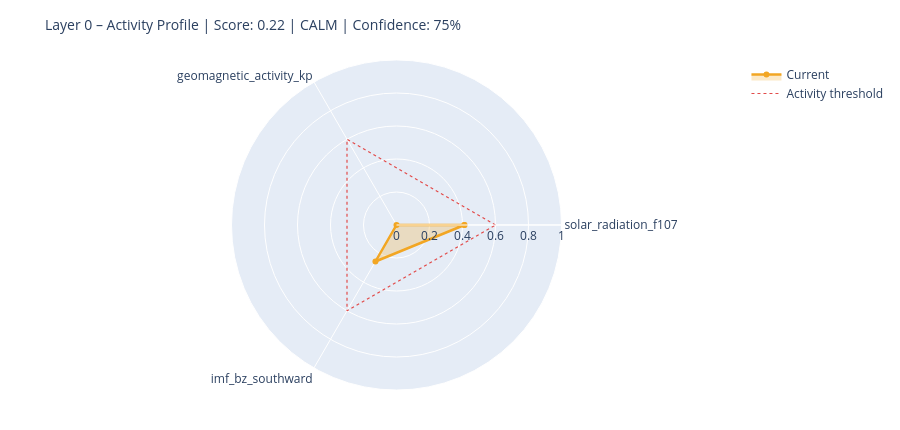

This figure's notebook cell:
### Markdown cell above
---
## 6. State Assessment & Handoff to Layer 1

### Code cell
# ============================================================
# STEP 1 – Collect raw values with source modes
# Mode: 'primary' | 'fallback_3h' | 'last_valid' | 'missing'
# ============================================================

def safe_last(df, col):
    if df is None or col not in df.columns: return None
    s = df[col].dropna()
    return float(s.iloc[-1]) if not s.empty else None

f107_now = safe_last(df_f107, 'f10.7')
bz_now   = safe_last(df_mag,  'bz_gsm')
kp_now   = safe_last(df_kp,   'kp')
sw_now   = safe_last(df_sw,   'speed')

source_modes = {
    'F10.7':    'primary'  if f107_now is not None else 'missing',
    'Kp':       'primary'  if kp_now   is not None else 'missing',
    'IMF_Bz':   'primary'  if bz_now   is not None else 'missing',
    'SW_speed': 'primary'  if sw_now   is not None else 'missing',
}

# Kp Fallback – 3h endpoint
if kp_now is None:
    try:
        r = requests.get(
            'https://services.swpc.noaa.gov/json/noaa-planetary-k-index.json',
            timeout=10)
        r.raise_for_status()
        fb = pd.DataFrame(r.json())
        tc = next((c for c in fb.columns if 'time' in c.lower()), fb.columns[0])
        kc = next((c for c in fb.columns if 'kp' in c.lower() and c != tc), None)
        if kc:
            fb[kc] = fb[kc].astype(str).str.extract(r'([0-9]+(?:\.[0-9]*)?)')[0]
            fb[kc] = pd.to_numeric(fb[kc], errors='coerce')
            fb = fb[fb[kc] >= 0].dropna(subset=[kc])
            if not fb.empty:
                kp_now = float(fb[kc].iloc[-1])
                source_modes['Kp'] = 'fallback_3h'
                print(f'  Kp fallback (3h): {kp_now:.1f}')
    except Exception as e:
        print(f'  Kp fallback failed: {e}')

# Solar Wind Fallback – last valid value
if sw_now is None and df_sw is not None and 'speed' in df_sw.columns:
    s = df_sw['speed'].dropna()
    if not s.empty:
        sw_now = float(s.iloc[-1])
        source_modes['SW_speed'] = 'last_valid'
        print(f'  SW fallback (last_valid): {sw_now:.0f} km/s')

print()
print('Source modes:', source_modes)

# ============================================================
# STEP 2 – Score from available components only
# ============================================================

def norm(v, lo, hi):
    if v is None: return None
    return max(0.0, min(1.0, (v - lo) / (hi - lo)))

COMPONENTS = {
    'solar_radiation_f107':    (f107_now, norm(f107_now, 60, 250)),
    'geomagnetic_activity_kp': (kp_now,   norm(kp_now,   0,   9)),
    'imf_bz_southward':        (bz_now,   norm(-(bz_now or 0) if bz_now else None, -5, 30)
                                           if bz_now is not None else None),
    'solar_wind_speed':        (sw_now,   norm(sw_now, 300, 800)),
}

available   = {k: v[1] for k, v in COMPONENTS.items() if v[1] is not None}
unavailable = [k for k, v in COMPONENTS.items() if v[1] is None]

layer0_score = round(sum(available.values()) / len(available), 4) if available else None
confidence   = round(len(available) / len(COMPONENTS), 2)

level = ('unknown'  if layer0_score is None
         else 'calm'     if layer0_score < 0.3
         else 'moderate' if layer0_score < 0.6
         else 'active')

# ============================================================
# STEP 3 – Dominant Driver
# ============================================================

def dominant_driver(kp, f107, bz, sw):
    candidates = []
    if kp   is not None and kp   >= 4:   candidates.append(('geomagnetic',    kp / 9))
    if sw   is not None and sw   >= 500:  candidates.append(('solar_wind',     sw / 800))
    if bz   is not None and bz   <= -5:   candidates.append(('imf_southward',  abs(bz) / 30))
    if f107 is not None and f107 >= 150:  candidates.append(('solar_radiation',f107 / 250))
    return max(candidates, key=lambda x: x[1])[0] if candidates else 'none'

driver = dominant_driver(kp_now, f107_now, bz_now, sw_now)

# ============================================================
# STEP 4 – Downstream expectations
# ============================================================

def downstream_expectation(driver, score, kp, bz, f107):
    exp = {
        'magnetosphere':        'calm',
        'ionosphere':           'calm',
        'schumann_resonance':   'unchanged',
        'lithosphere_currents': 'low',
    }
    if driver == 'geomagnetic' or (kp and kp >= 5):
        exp['magnetosphere']        = 'compressed / storm'
        exp['ionosphere']           = 'elevated disturbance (TEC variability)'
        exp['schumann_resonance']   = 'elevated amplitude possible'
        exp['lithosphere_currents'] = 'elevated induction currents'
    elif driver == 'imf_southward' or (bz and bz <= -5):
        exp['magnetosphere']        = 'energy coupling active'
        exp['ionosphere']           = 'elevated electron density possible'
        exp['schumann_resonance']   = 'slight modulation possible'
    elif driver == 'solar_radiation' or (f107 and f107 >= 150):
        exp['ionosphere']           = 'elevated ionization (F-layer)'
        exp['schumann_resonance']   = 'slightly elevated background activity'
    return exp

downstream = downstream_expectation(driver, layer0_score, kp_now, bz_now, f107_now)

# ============================================================
# CONSOLE OUTPUT
# ============================================================

W = 58
print('=' * W)
print('LAYER 0 – STATE ASSESSMENT')
print('=' * W)
for name, (raw_v, score_v) in COMPONENTS.items():
    if score_v is not None:
        bar = '█' * int(score_v * 20) + '░' * (20 - int(score_v * 20))
        print(f'  {name:<35}  {bar}  {score_v:.2f}')
    else:
        print(f'  {name:<35}  {"─" * 20}  n/a')
print('-' * W)
print(f'  Score ({len(available)}/{len(COMPONENTS)} components):  {layer0_score:.3f}')
print(f'  Confidence:         {confidence:.0%}')
print(f'  Level:              {level.upper()}')
print(f'  Dominant Driver:    {driver}')

# Radar chart
cats = list(available.keys())
vals = list(available.values())
if len(cats) >= 3:
    fig = go.Figure()
    fig.add_trace(go.Scatterpolar(
        r=vals + [vals[0]], theta=cats + [cats[0]],
        fill='toself', fillcolor='rgba(242,166,35,0.25)',
        line=dict(color='#F2A623', width=2.5), name='Current'
    ))
    fig.add_trace(go.Scatterpolar(
        r=[0.6] * (len(cats) + 1), theta=cats + [cats[0]],
        line=dict(color='#E24B4A', dash='dot', width=1.2),
        mode='lines', name='Activity threshold'
    ))
    fig.update_layout(
        title=dict(text=f'Layer 0 – Activity Profile | Score: {layer0_score:.2f} | {level.upper()} | Confidence: {confidence:.0%}',
                   font=dict(size=14)),
        polar=dict(radialaxis=dict(visible=True, range=[0, 1])),
        height=430, showlegend=True,
        margin=dict(l=60, r=60, t=60, b=40)
    )
    fig.show()

### Figure 1 — Plotly figure (JSON) as saved in the notebook; plotly's stock layout.template omitted (floating-point values rounded to 4 significant figures)
{"data": [{"fill": "toself", "fillcolor": "rgba(242,166,35,0.25)", "line": {"color": "#F2A623", "width": 2.5}, "name": "Current", "r": [0.4116, 0.0, 0.2554, 0.4116], "theta": ["solar_radiation_f107", "geomagnetic_activity_kp", "imf_bz_southward", "solar_radiation_f107"], "type": "scatterpolar"}, {"line": {"color": "#E24B4A", "dash": "dot", "width": 1.2}, "mode": "lines", "name": "Activity threshold", "r": [0.6, 0.6, 0.6, 0.6], "theta": ["solar_radiation_f107", "geomagnetic_activity_kp", "imf_bz_southward", "solar_radiation_f107"], "type": "scatterpolar"}], "layout": {"height": 430, "margin": {"b": 40, "l": 60, "r": 60, "t": 60}, "polar": {"radialaxis": {"range": [0, 1], "visible": true}}, "showlegend": true, "title": {"font": {"size": 14}, "text": "Layer 0 – Activity Profile | Score: 0.22 | CALM | Confidence: 75%"}}}
